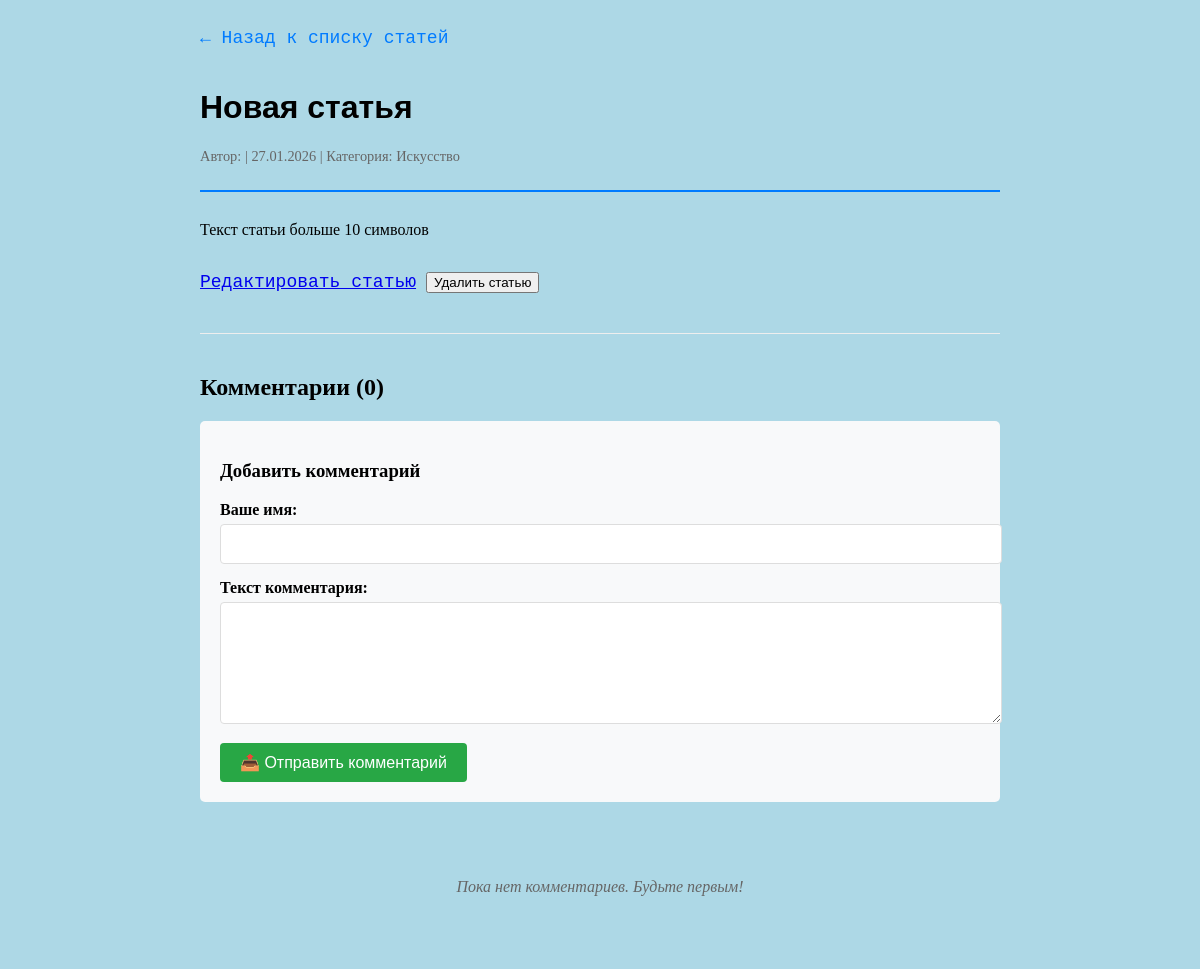
The app's page /article/9/, older data.
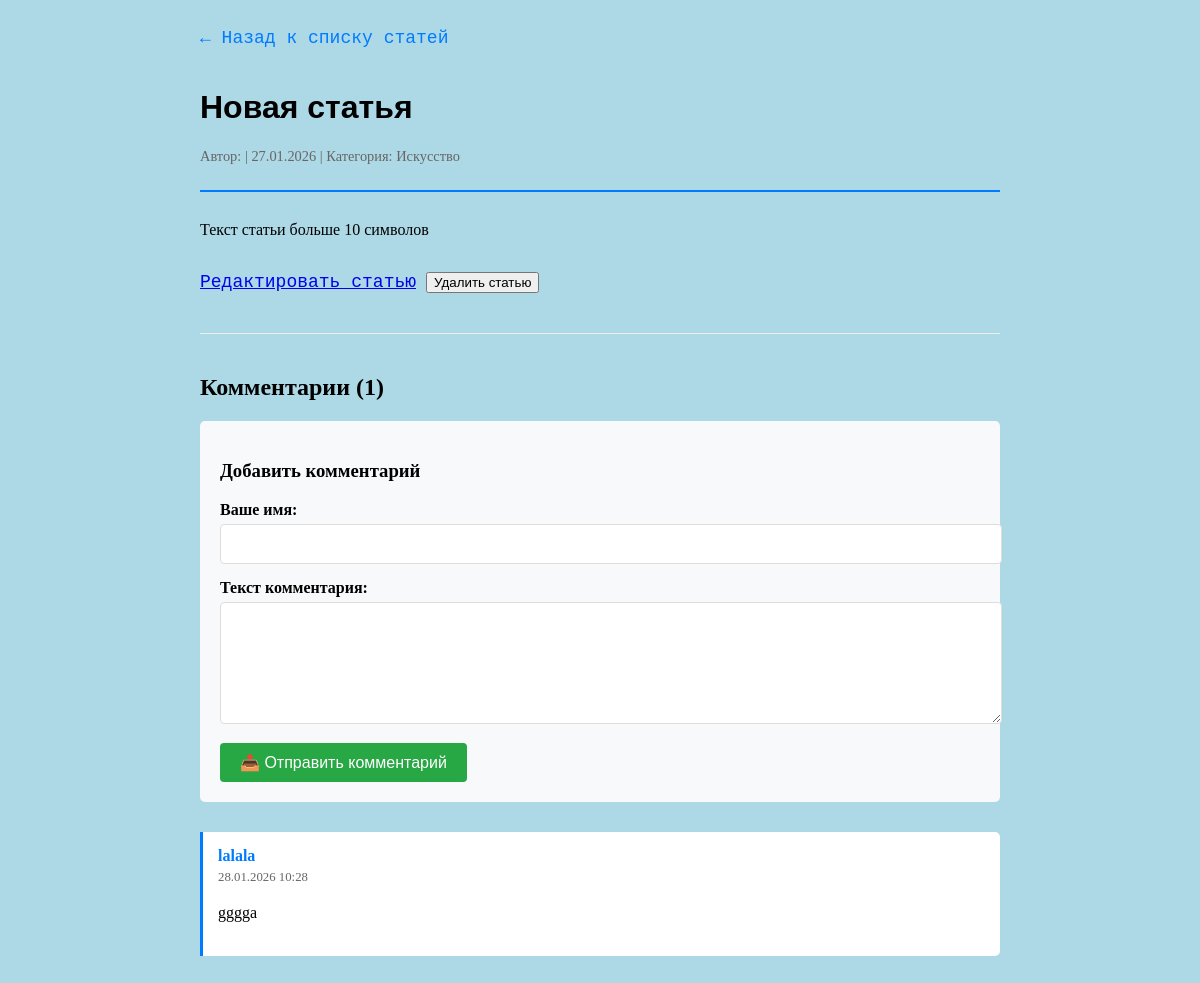
The same page, newer data.
### main/models.py (models this page shows, shortened)
class Comment(models.Model):
    text = models.TextField(verbose_name='Текст комментария')
    date = models.DateTimeField(auto_now_add=True, verbose_name='Дата комментария')
    article = models.ForeignKey(
        Article,
        on_delete=models.CASCADE,
        related_name='comments',
        verbose_name='Статья'
    )
    author_name = models.CharField(max_length=100, verbose_name='Имя автора')
    class Meta:
        ordering = ['-date']
        verbose_name = 'Комментарий'
        verbose_name_plural = 'Комментарии'

### main/views.py (the view)
# urls.py: path('article/<int:id>/', views.article_detail, name='article_detail'),
def article_detail(request, id):
    article = get_object_or_404(Article, id=id)
    comments = article.comments.all()
    if request.method == 'POST':
        form = CommentForm(request.POST)
        if form.is_valid():
            comment = form.save(commit=False)
            comment.article = article
            comment.save()
            return redirect('article_detail', id=article.id)
    else:
        form = CommentForm()
    context = {
        'article': article,
        'comments': comments,
        'form': form,
        'today': timezone.now().date()
    }
    return render(request, 'article_detail.html', context)

### main/forms.py
class CommentForm(forms.ModelForm):
    class Meta:
        model = Comment
        fields = ['text', 'author_name']
        widgets = {
            'text': forms.Textarea(attrs={
                'class': 'form-control',
                'rows': 3,
                'placeholder': 'Введите ваш комментарий...'
            }),
            'author_name': forms.TextInput(attrs={
                'class': 'form-control',
                'placeholder': 'Ваше имя'
            })
        }
        labels = {
            'text': 'Текст комментария',
            'author_name': 'Ваше имя'
        }

### main/templates/article_detail.html (shortened to what this page needs)
<!DOCTYPE html>
{% load static %}
<html>
<head>
    <link rel="stylesheet" href="{% static 'main/css/styles.css' %}">
</head>
<body>
    <div class="article-detail">
        <a href="{% url 'articles' %}" class="back-link">← Назад к списку статей</a>
        <div class="article-header">
            <h1>{{ article.title }}</h1>
            <div class="article-meta">
                <span>Автор: {{ article.user.name }}</span> |
                <span>{{ article.created_date|date:"d.m.Y" }}</span> |
                <span>Категория: {{ article.get_category_display }}</span>
            </div>
        </div>
        <div class="article-content">
            {{ article.text|linebreaks }}
        </div>
        <div class="article-actions">
            <a href="{% url 'edit_article' article.id %}" class="btn btn-edit">Редактировать статью</a>
            <form action="{% url 'delete_article' article.id %}" method="POST" style="display: inline;">
                <button type="submit" class="btn btn-delete"
                        onclick="return confirm('Удалить статью и все комментарии?')">
                    Удалить статью
                </button>
            </form>
        </div>
        <div class="comments-section">
            <h2>Комментарии ({{ comments|length }})</h2>
            <div class="comment-form">
                <h3>Добавить комментарий</h3>
                <form method="POST">
                    <div class="form-group">
                        <label for="id_author_name">Ваше имя:</label>
                        <input type="text" name="author_name" id="id_author_name"
                               value="{{ form.author_name.value|default_if_none:'' }}"
                               required maxlength="100">
                    </div>
                    <div class="form-group">
                        <label for="id_text">Текст комментария:</label>
                        <textarea name="text" id="id_text" required>{{ form.text.value|default_if_none:'' }}</textarea>
                    </div>
                    <button type="submit" class="btn-submit">📤 Отправить комментарий</button>
                </form>
            </div>
            {% if comments %}
                <div class="comments-list">
                    {% for comment in comments %}
                        <div class="comment">
                            <div class="comment-author">
                                {{ comment.author_name }}
                            </div>
                            <div class="comment-date">
                                {{ comment.date|date:"d.m.Y H:i" }}
                            </div>
                            <div class="comment-text">
                                {{ comment.text|linebreaks }}
                            </div>
                        </div>
                    {% endfor %}
                </div>
            {% else %}
                <div class="no-comments">
                    <p>Пока нет комментариев. Будьте первым!</p>
                </div>
            {% endif %}
        </div>
    </div>
</body>
</html>

Row changes from the older to the newer data that the page shows:
added Comment: author_name "lalala", date "28.01.2026 10:28", text "gggga"
Text that changed along with them:
{{ comments|length }}: "0" → "1"
text no longer shown: "Пока нет комментариев. Будьте первым!"
